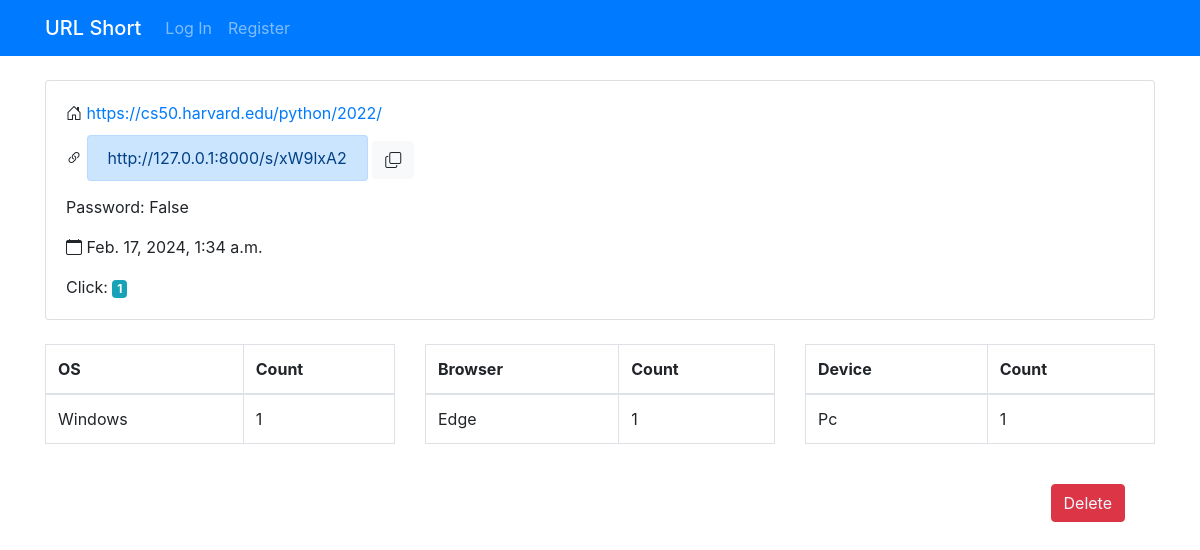
The app's page /detail/34 with its own data.
### capstone/models.py (models this page shows)
class Urlshort(models.Model):
    user = models.ForeignKey(User, on_delete=models.CASCADE, null=True, blank=True)
    url_asli = models.TextField()
    url_singkat = models.CharField(max_length=100, unique=True)
    password = models.CharField(max_length=100, null=True)
    waktu = models.DateTimeField(default=timezone.now)
    jumlah_klik = models.IntegerField(default=0)

### capstone/views.py (the view)
# urls.py: path("detail/<int:id>", views.detail, name="detail"),
def detail(request, id):
    detail_url = Urlshort.objects.filter(id=id).values('url_asli', 'url_singkat', 'waktu', 'password', 'jumlah_klik')
    urlshort = Urlshort.objects.get(id=id)
    os_counts = Analytics.objects.filter(urlshort=urlshort).values('os_link').annotate(count=Count('os_link')).order_by('-count')
    browser_counts = Analytics.objects.filter(urlshort=urlshort).values('browser_link').annotate(count=Count('browser_link')).order_by('-count')
    device_counts = Analytics.objects.filter(urlshort=urlshort).values('device_link').annotate(count=Count('device_link')).order_by('-count')
    for url in detail_url:
        url_asli = url['url_asli']
        url_singkat = url['url_singkat']
        waktu = url['waktu']
        is_password = len(url['password']) > 0
        jumlah_klik = url['jumlah_klik']
    context = {
        'id': id,
        'url_asli' : url_asli,
        'url_singkat' : url_singkat,
        'waktu' : waktu,
        'is_password': is_password,
        'jumlah_klik' : jumlah_klik,
        'os_counts': os_counts,
        'browser_counts': browser_counts,
        'device_counts': device_counts
    }
    return render(request, 'capstone/detail.html', context)

### capstone/templates/capstone/detail.html (shortened to what this page needs)
{% extends "capstone/layout.html" %}
{% load static %}
{% block body %}
<div class="container">
    <div class="row">
          <div class="col-sm-12">
            <br>
            <div class="card">
              <div class="card-body">
                <p class="card-text"><i class="bi bi-house-door"></i> <a href="{{url_asli}}" target="_blank">{{url_asli|slice:":100"}}</a></p>
                <p class="card-text"><i class="bi bi-link-45deg"></i>
                  <a href="http://127.0.0.1:8000/s/{{url_singkat}}" target="_blank">
                    <span class="alert alert-primary">http://127.0.0.1:8000/s/{{url_singkat}}</span>
                  </a>
                  <button type="button" class="btn btn-light" onclick="copy_text('http://127.0.0.1:8000/s/{{url_singkat}}')"> <i class="bi bi-copy"> </i> </button>
                </p>
                <p class="card-text">Password: {% if is_password %} True {% else %} False {% endif %}</p>
                <p class="card-text"><i class="bi bi-calendar"></i> {{waktu}}</p>
                <p class="card-text">Click: <span class="badge badge-info">{{jumlah_klik}}</span></p>
              </div>
          </div>
          <br>
        </div>
        <div class="col-sm-4">
          <table class="table table-bordered">
            <thead>
              <tr>
                <th scope="col">OS</th>
                <th scope="col">Count</th>
              </tr>
            </thead>
            <tbody>
              {% for os in os_counts %}
              <tr>
                <td>{{os.os_link}}</td>
                <td>{{os.count}}</td>
              </tr>
              {% endfor %}
            </tbody>
          </table>
        </div>
        <div class="col-sm-4">
          <table class="table table-bordered">
            <thead>
              <tr>
                <th scope="col">Browser</th>
                <th scope="col">Count</th>
              </tr>
            </thead>
            <tbody>
              {% for browser in browser_counts %}
              <tr>
                <td>{{browser.browser_link}}</td>
                <td>{{browser.count}}</td>
              </tr>
              {% endfor %}
            </tbody>
          </table>
        </div>
        <div class="col-sm-4">
          <table class="table table-bordered">
            <thead>
              <tr>
                <th scope="col">Device</th>
                <th scope="col">Count</th>
              </tr>
            </thead>
            <tbody>
              {% for device in device_counts %}
              <tr>
                <td>{{device.device_link}}</td>
                <td>{{device.count}}</td>
              </tr>
              {% endfor %}
            </tbody>
          </table>
        </div>
        <div class="col-sm-12">
          <br>
          <a data-toggle="modal" data-target="#modal-qrcode" type="button" class="btn btn-danger button-right" style="color: aliceblue;">  Delete </a>
        </div>
    </div>
</div>
{% endblock %}

### capstone/static/capstone/styles.css (style rules this page uses)
.button-right { float : right; margin-right: 30px; }

### records on screen
Urlshort: url_asli "https://cs50.harvard.edu/python/2022/", url_singkat "xW9lxA2"

### other values on screen
{{ waktu }} "Feb. 17, 2024, 1:34 a.m."
{{ jumlah_klik }} "1"
{{ os.os_link }} "Windows"
{{ os.count }} "1"
{{ browser.browser_link }} "Edge"
{{ browser.count }} "1"
{{ device.device_link }} "Pc"
{{ device.count }} "1"
